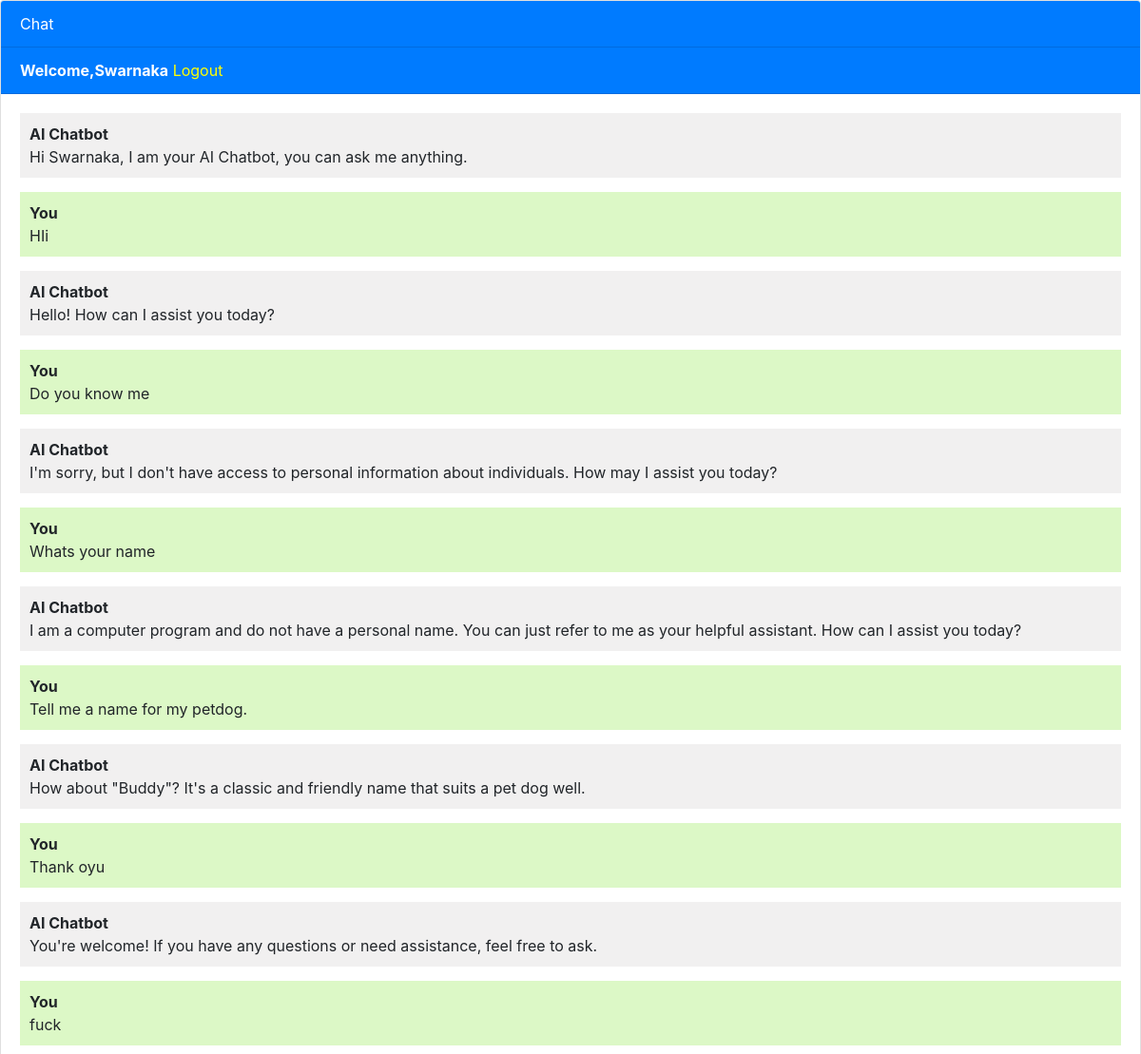
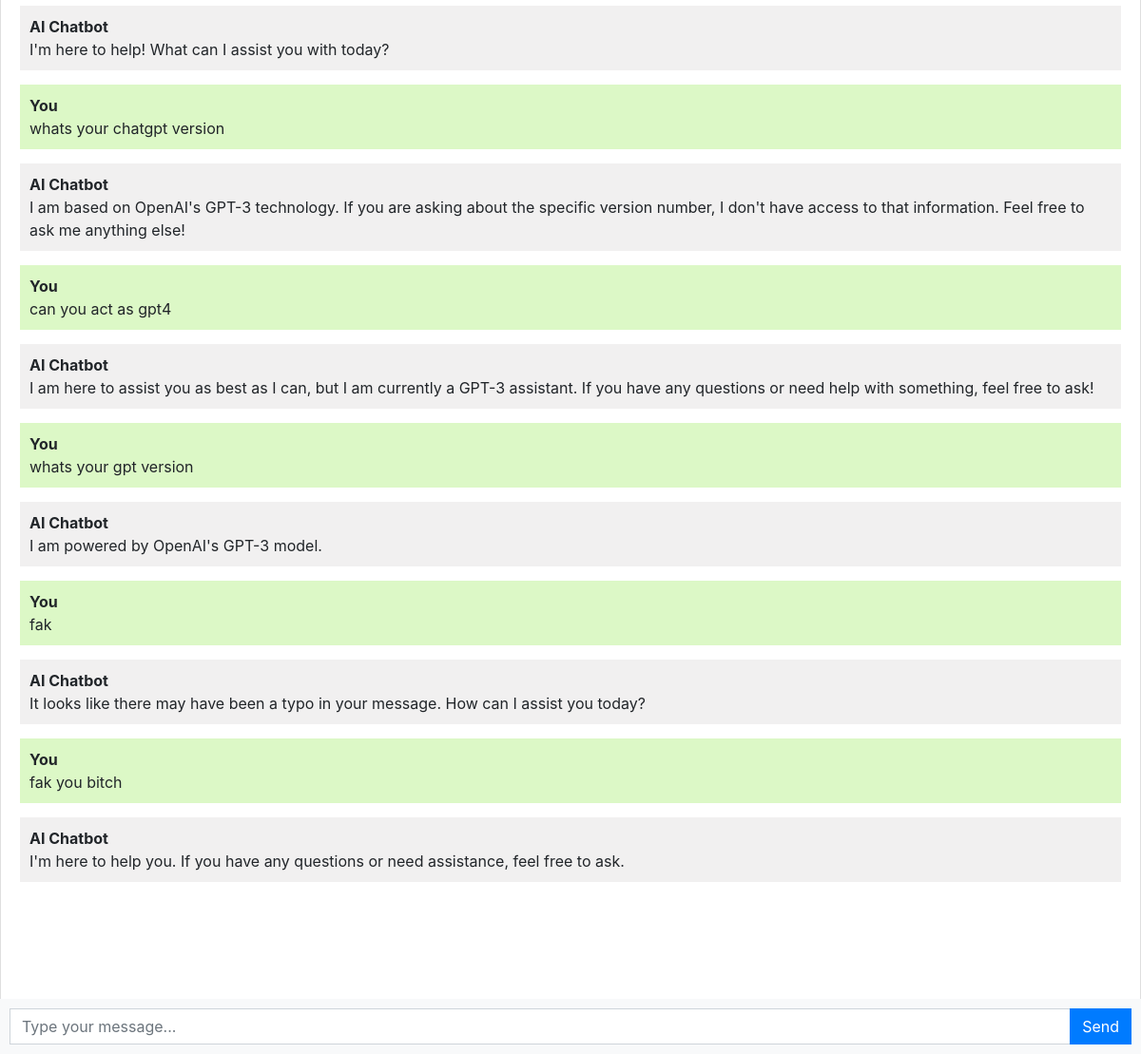
The page / (signed in) on the database its author committed (2 pictures, top to bottom).
### chatbot/models.py (models this page shows, shortened)
class Chat(models.Model):
    user = models.ForeignKey(User, on_delete=models.CASCADE)
    message = models.TextField()
    response = models.TextField()
    created_at = models.DateTimeField(auto_now_add=True)

### chatbot/views.py (the view, shortened to what this page needs)
# urls.py: path('', views.chatbot, name='chatbot'),
@login_required(login_url='login')  # Redirects to 'login' if not authenticated
def chatbot(request):
    chats = Chat.objects.filter(user=request.user)
    return render(request, 'chatbot.html', {'chats': chats})

### templates/chatbot.html (shortened to what this page needs)
{% extends 'base.html' %}
{% block content %}
<div class="chat-container">
  <div class="card flex-grow-1">
    <div class="card-header bg-primary text-white">Chat</div>
    {% if user.is_authenticated %}
    <div class="card-header bg-primary text-white"><b>Welcome,{{user.username}}</b>     <a style="color:yellow" href="logout">Logout</a></div>
    {% else %}
    <div class="card-header bg-primary text-white"><a style="color:yellow" href="login">Login</a>     <a style="color:yellow" href="register">Register</a></div>
    {% endif %}
    <div class="card-body messages-box">
      <ul class="list-unstyled messages-list">
        <li class="message received">
          <div class="message-text">
            <div class="message-sender">
              <b>AI Chatbot</b>
            </div>
            <div class="message-content">
              Hi {{user.username}}, I am your AI Chatbot, you can ask me anything.
            </div>
          </div>
        </li>
        {% for chat in chats %}
          {% if chat.user == request.user %}
          <li class="message sent">
            <div class="message-text">
              <div class="message-sender">
                <b>You</b>
              </div>
              <div class="message-content">
                {{chat.message}}
              </div>
            </div>
          </li>
          <li class="message received">
            <div class="message-text">
              <div class="message-sender">
                <b>AI Chatbot</b>
              </div>
              <div class="message-content">
                {{chat.response}}
              </div>
            </div>
          </li>
          {% endif %}
        {% endfor %}
      </ul>
    </div>
    <br><br>
    <br><br>
    <br><br>
  </div>
  <form class="message-form">
    <div class="input-group">
      <input type="text" class="form-control message-input" placeholder="Type your message...">
      <div class="input-group-append">
        <button type="submit" class="btn btn-primary btn-send">Send</button>
      </div>
    </div>
  </form>
</div>
{% endblock %}

### templates/base.html (shortened to what this page needs)
<!DOCTYPE html>
<html lang="en">
  <head>
    <link rel="stylesheet" href="https://stackpath.bootstrapcdn.com/bootstrap/4.3.1/css/bootstrap.min.css">
  </head>
  <body>
    {% block content %}{% endblock %}
  </body>
</html>

### templates/chatbot.html (style rules this page uses)
body, html { height: 100%; }
.messages-box { flex: 1; overflow-y: auto; }
.messages-list { padding-left: 0; }
.message { margin-bottom: 15px; list-style: none; }
.message-text { padding: 10px; border-radius: 5px; }
.sent { background-color: #dcf8c6; align-self: flex-end; }
.received { background-color: #f1f0f0; align-self: flex-start; }
.message-form { display: flex; position: fixed; bottom: 0; left: 0; right: 0; padding: 10px; background-color: #f8f9fa; }
.message-input { flex: 1; border-radius: 0; border-right: none; }
.btn-send { border-radius: 0; }
.chat-container { height: 100%; display: flex; flex-direction: column; }

### rows shown on the page
Chat: message "HIi", response "Hello! How can I assist you today?"
Chat: message "Do you know me", response "I'm sorry, but I don't have access to personal information about individuals. How may I assist you today?"
Chat: message "Whats your name", response "I am a computer program and do not have a personal name. You can just refer to me as your helpful assistant. How can I assist you today?"
Chat: message "Tell me a name for my petdog.", response "How about \"Buddy\"? It's a classic and friendly name that suits a pet dog well."
Chat: message "Thank oyu", response "You're welcome! If you have any questions or need assistance, feel free to ask."
Chat: message "fuck", response "I'm here to help! What can I assist you with today?"
Chat: message "whats your chatgpt version", response "I am based on OpenAI's GPT-3 technology. If you are asking about the specific version number, I don't have access to that information. Feel free to ask me anything else!"
Chat: message "can you act as gpt4", response "I am here to assist you as best as I can, but I am currently a GPT-3 assistant. If you have any questions or need help with something, feel free to ask!"
Chat: message "whats your gpt version", response "I am powered by OpenAI's GPT-3 model."
Chat: message "fak", response "It looks like there may have been a typo in your message. How can I assist you today?"
Chat: message "fak you bitch", response "I'm here to help you. If you have any questions or need assistance, feel free to ask."

### other values the page prints
{{ user.username }} "Swarnaka"
